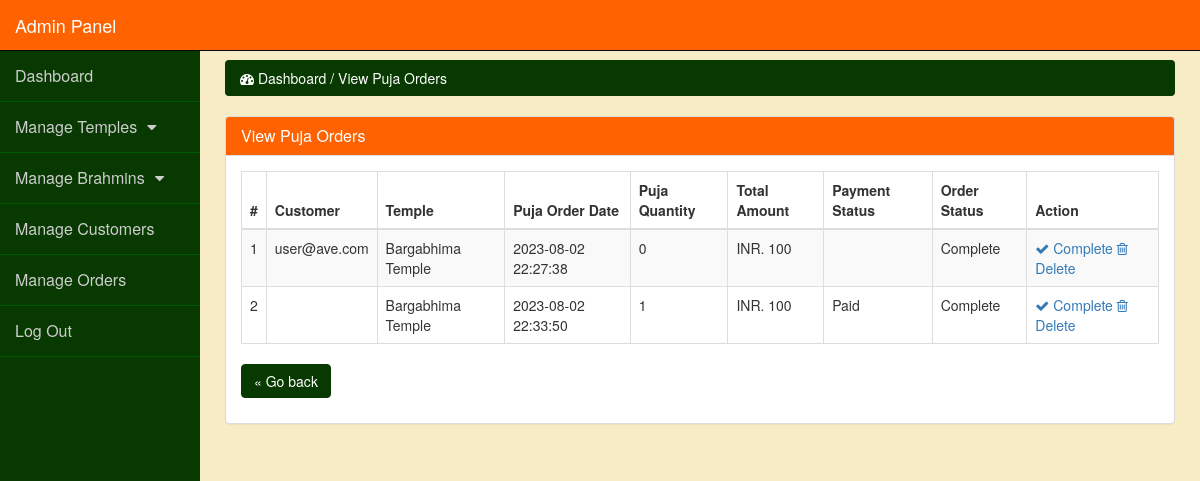
Page /admin_panel/index.php?view_orders (signed in) on the committed database.
### tables this page shows
CREATE TABLE `puja_orders` (
  `order_id` int(10) NOT NULL,
  `customer_id` int(10) NOT NULL,
  `total_amount` int(100) NOT NULL,
  `invoice_no` int(100) NOT NULL,
  `order_date` timestamp NOT NULL DEFAULT current_timestamp() ON UPDATE current_timestamp(),
  `order_status` text NOT NULL,
  `temple_id` int(11) NOT NULL,
  `payment_status` varchar(20) NOT NULL,
  `transaction_no` varchar(20) NOT NULL,
  `order_qty` int(20) NOT NULL
);

CREATE TABLE `customers` (
  `customer_id` int(10) NOT NULL,
  `customer_name` varchar(255) NOT NULL,
  `customer_email` varchar(255) NOT NULL,
  `customer_pass` varchar(255) NOT NULL,
  `customer_country` text NOT NULL,
  `customer_city` text NOT NULL,
  `customer_contact` varchar(255) NOT NULL,
  `customer_address` text NOT NULL,
  `customer_image` text NOT NULL,
  `customer_ip` varchar(255) NOT NULL,
  `customer_confirm_code` text NOT NULL
);

CREATE TABLE `temples` (
  `temple_id` int(10) NOT NULL,
  `p_cat_id` int(10) NOT NULL,
  `cat_id` int(10) NOT NULL,
  `bramhin_id` int(10) NOT NULL,
  `date` timestamp NOT NULL DEFAULT current_timestamp() ON UPDATE current_timestamp(),
  `temple_title` text NOT NULL,
  `temple_url` text NOT NULL,
  `temple_img1` text NOT NULL,
  `temple_img2` text NOT NULL,
  `temple_img3` text NOT NULL,
  `temple_price` int(10) NOT NULL,
  `temple_psp_price` int(100) NOT NULL,
  `temple_desc` text NOT NULL,
  `temple_features` text NOT NULL,
  `temple_video` text NOT NULL,
  `temple_keywords` text NOT NULL,
  `temple_label` text NOT NULL,
  `status` varchar(255) NOT NULL
);

### admin_panel/view_orders.php (the view)
<?php
if(!isset($_SESSION['admin_email'])){
echo "<script>window.open('login.php','_self')</script>";
}
else {
?>
<div class="row">
<div class="col-lg-12">
<ol class="breadcrumb">
<li class="active">
<i class="fa fa-dashboard"></i> Dashboard / View Puja Orders
</li>
</ol>
</div>
</div>
<div class="row">
<div class="col-lg-12">
<div class="panel panel-default">
<div class="panel-heading">
<h3 class="panel-title">
 View Puja Orders
</h3>
</div>
<div class="panel-body">
<div class="table-responsive">
<table class="table table-bordered table-hover table-striped">
<thead>
<tr>
<th>#</th>
<th>Customer</th>
<th>Temple</th>
<th>Puja Order Date</th>
<th>Puja Quantity</th>
<th>Total Amount</th>
<th>Payment Status</th>
<th>Order Status</th>
<th>Action</th>
</tr>
</thead>
<tbody>
<?php
$i = 0;
$get_orders = "select * from puja_orders";
$run_orders = mysqli_query($con,$get_orders);
while ($row_orders = mysqli_fetch_array($run_orders)) {
$order_id = $row_orders['order_id'];
$c_id = $row_orders['customer_id'];
$order_date = $row_orders['order_date'];
$order_qty = $row_orders['order_qty'];
$total_amount = $row_orders['total_amount'];
$temple_id = $row_orders['temple_id'];
$order_status = $row_orders['order_status'];
$payment_status = $row_orders['payment_status'];
$get_products = "select * from temples where temple_id='$temple_id'";
$run_products = mysqli_query($con,$get_products);
$row_products = mysqli_fetch_array($run_products);
$temple_title = $row_products['temple_title'];
$i++;
?>
<tr>
<td><?php echo $i; ?></td>
<td>
<?php
$get_customer = "select * from customers where customer_id='$c_id'";
$run_customer = mysqli_query($con,$get_customer);
$row_customer = mysqli_fetch_array($run_customer);
$customer_email = $row_customer['customer_email'];
echo $customer_email;
 ?>
 </td>
<td><?php echo $temple_title; ?></td>
<td>
<?php
echo $order_date;
?>
</td><td>
<?php
echo $order_qty;
?>
</td>
<td>INR. <?php echo $total_amount; ?></td>
<td>
<?php
echo $payment_status;
?>
</td>
<td>
<?php
echo $order_status;
?>
</td>
<td>
<a href="index.php?order_complete=<?php echo $order_id; ?>" >
<i class="fa fa-check" ></i> Complete
</a>
<a href="index.php?order_delete=<?php echo $order_id; ?>" >
<i class="fa fa-trash-o" ></i> Delete
</a>
</td>
</tr>
<?php } ?>
</tbody>
</table>
</div>
<p>
	<a href="javascript:history.go(-1)" title="Return to the previous page" class="btn btn-primary">« Go back</a>
</p>
</div>
</div>
</div>
</div>
<?php } ?>

### admin_panel/css/style.css (style rules this page uses)
body { margin-top:100px; background-color: #f8ecc6; }
@media (min-width: 768px) { body { margin-top:50px; } }
.panel-body { border-radius:5px; }
.panel-default>.panel-heading { color: #fff; background-color: #ff6200; }
.btn-primary { color: #fff; background-color: #073901; border-color: #073901; }
.breadcrumb { background-color: #073901; }
.breadcrumb>.active { color: #fff; }

### rows in the picture
puja_orders: customer.customer_email "user@ave.com", temple.temple_title "Bargabhima Temple", order_date "2023-08-02 22:27:38", order_qty "0", total_amount "100", order_status "Complete"
puja_orders: temple.temple_title "Bargabhima Temple", order_date "2023-08-02 22:33:50", order_qty "1", total_amount "100", payment_status "Paid", order_status "Complete"
